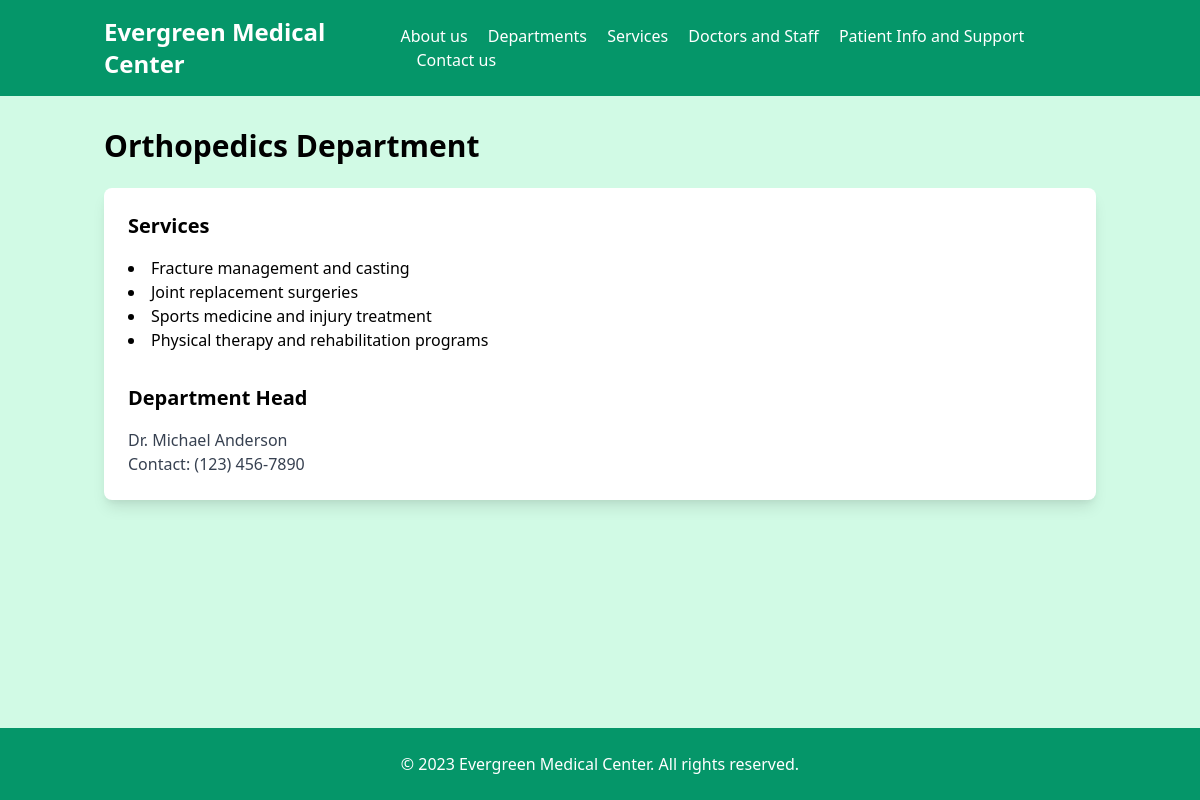
The page /data/departments/4/ on the database its author committed.
### hospitaldata/models.py (models this page shows, shortened)
class Department(models.Model):
    dept_name = models.CharField(max_length=100)
    dept_description = models.TextField()
    dept_contact = models.CharField(max_length=100)
    dept_head_name = models.CharField(max_length=100)

class Service(models.Model):
    dept = models.ForeignKey(Department, on_delete=models.CASCADE)
    service_name = models.CharField(max_length=100)

### hospitaldata/views.py (the view)
# urls.py: path('departments/<int:id>/',views.dept_detailpageload)
def dept_detailpageload(request,id):
    services = Service.objects.filter(dept=id)
    dept_name = Department.objects.get(id=id).dept_name
    dept_head = Department.objects.get(id=id).dept_head_name
    dept_contact = Department.objects.get(id=id).dept_contact
    context = {'services': services,'name':dept_name,'head':dept_head,'contact':dept_contact}
    return render (request,"dept_detail.html",context)

### templates/dept_detail.html (shortened to what this page needs)
{% extends 'base.html' %}
{% load static %}
{% block content %}
<div class="container mx-auto px-4 py-8">
    <h2 class="text-3xl font-bold mb-6">{{name}} Department</h2>
    <div class="bg-white shadow-lg rounded-lg p-6">
      <h3 class="text-xl font-bold mb-4">Services</h3>
      <ul class="list-disc list-inside">
        {% for service in services %}
        <li>{{service.service_name}}</li>
        {% endfor %}
      </ul>
      <h3 class="text-xl font-bold mt-8 mb-4">Department Head</h3>
      <p class="text-gray-700">{{head}}</p>
      <p class="text-gray-700">Contact: {{contact}}</p>
    </div>
  </div>
  {% endblock %}

### rows shown on the page
Department: dept_name "Orthopedics", dept_head_name "Dr. Michael Anderson", dept_contact "(123) 456-7890"
Service: service_name "Fracture management and casting"
Service: service_name "Joint replacement surgeries"
Service: service_name "Sports medicine and injury treatment"
Service: service_name "Physical therapy and rehabilitation programs"
